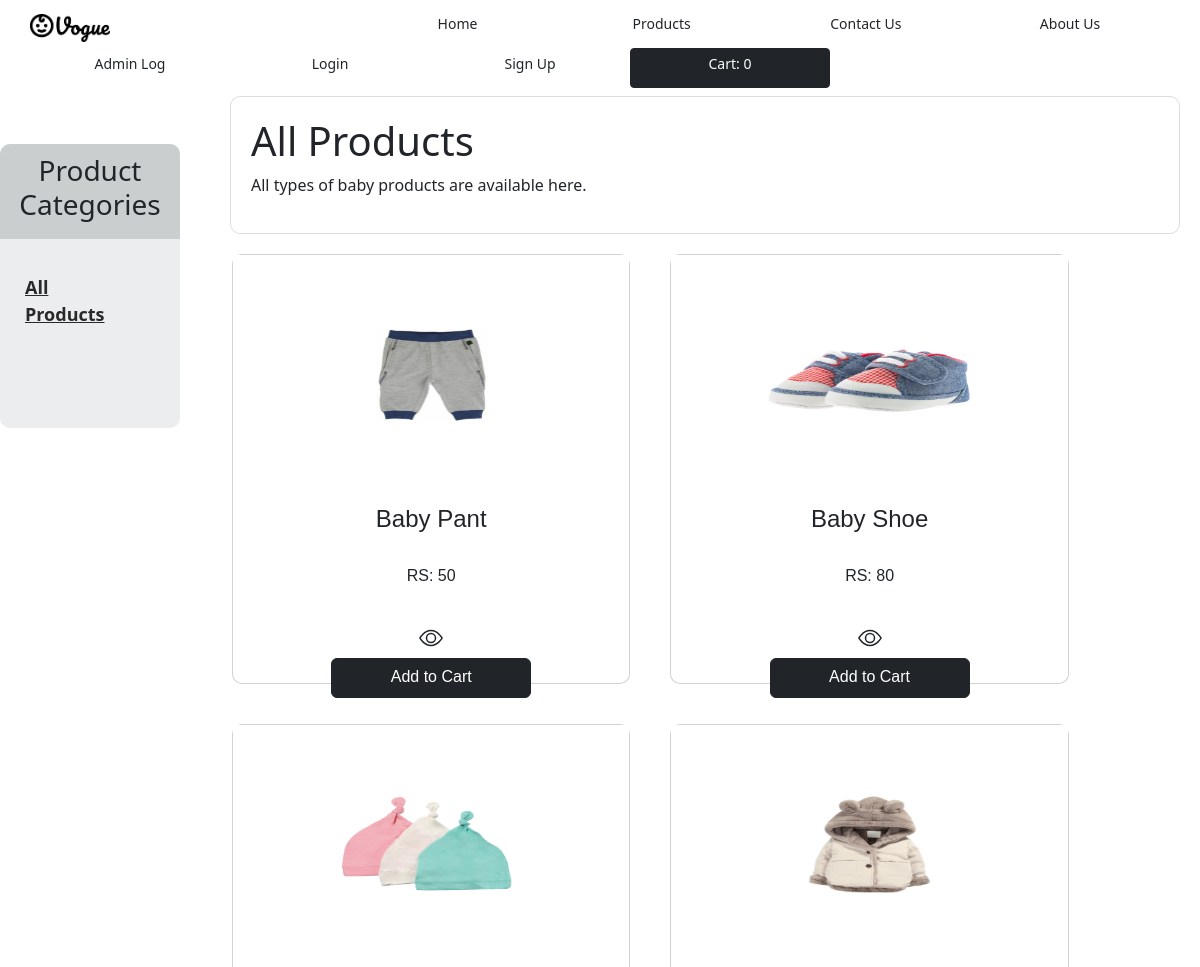
The page /index/products.php (upper part) on the database as committed earlier.
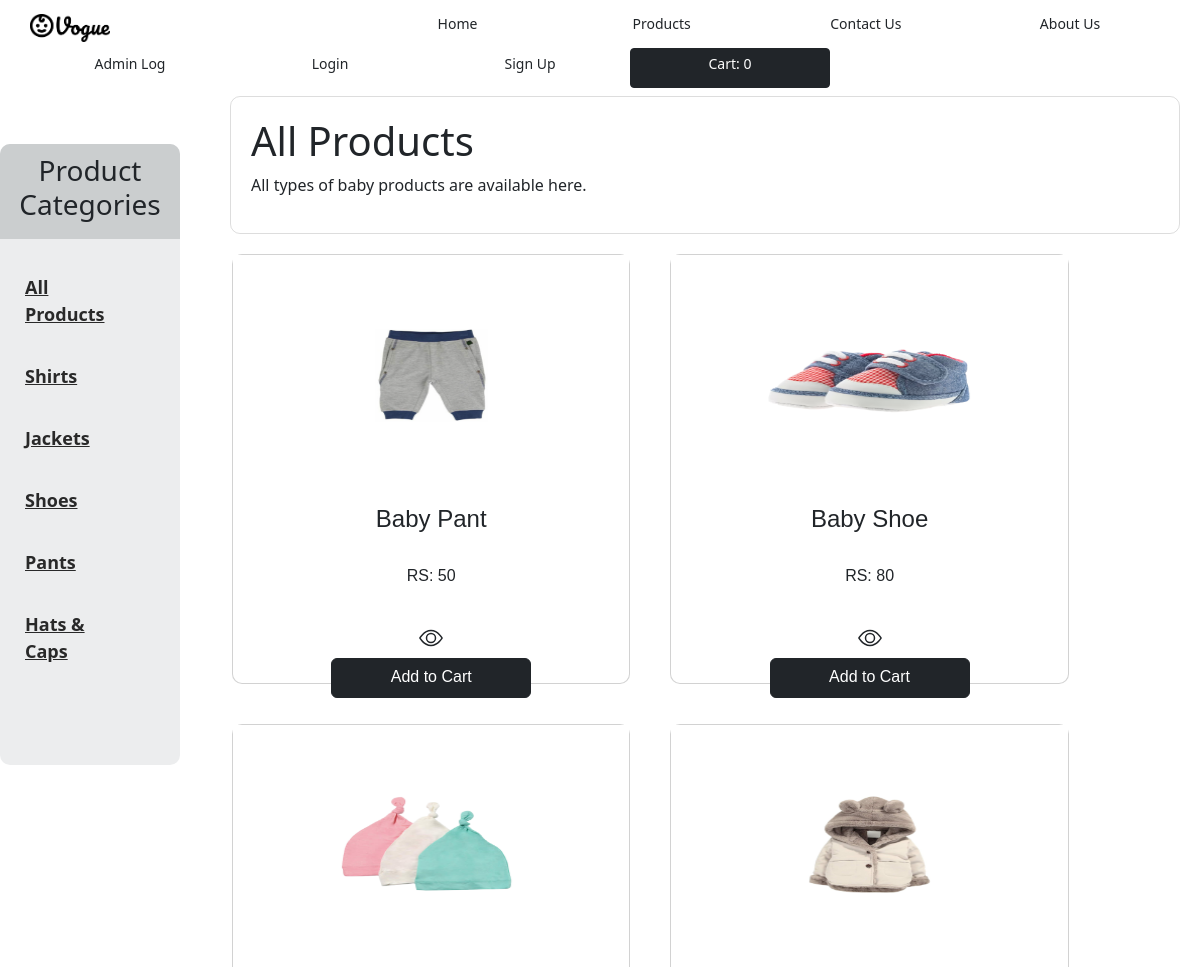
The same page on the database as committed later.
### tables this page shows
CREATE TABLE IF NOT EXISTS `product` (
  `productID` int NOT NULL AUTO_INCREMENT,
  `productName` varchar(200) NOT NULL,
  `quantity` int NOT NULL,
  `unitsOnOrder` int NOT NULL DEFAULT '0',
  `unitPrice` int NOT NULL,
  `description` varchar(1000) NOT NULL,
  `discount` int NOT NULL,
  `imageLocation` varchar(1000) NOT NULL,
  `categoryID` int NOT NULL,
  `adminID` int NOT NULL,
  PRIMARY KEY (`productID`),
  KEY `categoryID` (`categoryID`),
  KEY `adminID` (`adminID`)
);

CREATE TABLE IF NOT EXISTS `category` (
  `categoryID` int NOT NULL AUTO_INCREMENT,
  `categoryName` varchar(20) NOT NULL,
  `discription` varchar(250) NOT NULL,
  `imageLocation` varchar(1000) NOT NULL,
  PRIMARY KEY (`categoryID`)
);

### index/functions.php (the view, shortened to what this page needs)
<?php
function getPro()
{
    require("connection.php");
    echo "<div class='Pcontainer container'>
    <ul>
";
    $get_products = "select * from product order by 1 DESC LIMIT 0,8";
    $run_products = mysqli_query($conn, $get_products);
    while ($row_products = mysqli_fetch_array($run_products)) {
        $pro_id = $row_products['productID'];
        $pro_title = $row_products['productName'];
        $pro_price = $row_products['unitPrice'];
        $pro_img = $row_products['imageLocation'];
        echo "
    <li class='card'>
            <a href='productDetail.php?pro_id=$pro_id'>
                <img class='image col-12' src='../source/Images/product_images//$pro_img' style='height: 15rem;'>
            </a>
            <div class='text'>
                <h3>
                    <a class='h4 text-decoration-none text-dark' href='productDetail.php?pro_id=$pro_id'>
                        $pro_title
                    </a>
                </h3>
                <p class='price'>
                RS: $pro_price
                </p>
                <p>
                    <a class='btn' href='productDetail.php?pro_id=$pro_id'>
                    <svg xmlns='http://www.w3.org/2000/svg' width='24' height='24' fill='currentColor' class='bi bi-eye' viewBox='0 0 16 16'>
  <path d='M16 8s-3-5.5-8-5.5S0 8 0 8s3 5.5 8 5.5S16 8 16 8zM1.173 8a13.133 13.133 0 0 1 1.66-2.043C4.12 4.668 5.88 3.5 8 3.5c2.12 0 3.879 1.168 5.168 2.457A13.133 13.133 0 0 1 14.828 8c-.058.087-.122.183-.195.288-.335.48-.83 1.12-1.465 1.755C11.879 11.332 10.119 12.5 8 12.5c-2.12 0-3.879-1.168-5.168-2.457A13.134 13.134 0 0 1 1.172 8z'/>
  <path d='M8 5.5a2.5 2.5 0 1 0 0 5 2.5 2.5 0 0 0 0-5zM4.5 8a3.5 3.5 0 1 1 7 0 3.5 3.5 0 0 1-7 0z'/>
</svg>
                    </a>
                    <a  class='btn btn-dark' href='productDetail.php?add_cart=$pro_id'>
                         Add to Cart
                    </a>
                </p>
            </div>
    </li>
    ";
    }
    echo " </ul>
    </div>";
}
function getCat()
{
    require("connection.php");
    $get_category = "select * from category";
    $run_category = mysqli_query($conn, $get_category);
    while ($row_category = mysqli_fetch_array($run_category)) {
        $cat_id = $row_category['categoryID'];
        $cat_title = $row_category['categoryName'];
        echo "
    <li>
         <a class='Ctitle' href='products.php?cat=$cat_id'>
            $cat_title
         </a>
    </li>
    ";
    }
}
?>

### index/products.php (shortened to what this page needs)
<?php session_start();
require("connection.php");
include("functions.php");
?>
<!DOCTYPE html>
<html lang="en">
<head>
    <link href="../source/css/style.css" rel="stylesheet" type="text/css" />
    <link href="../source/css/insertProduct.css" rel="stylesheet" type="text/css" />
    <link href="../source/css/styleProduct.css" rel="stylesheet" type="text/css" />
</head>
<body>
    <?php require 'header.php' ?>
    <div class="cat_panel mt-5">
        <div class="cat_title">
            <h3>
                Product Categories
            </h3>
        </div>
        <div class="cat_body">
            <ul>
                <li>
                    <a class='Ctitle' href="products.php"> All Products </a>
                </li>
                <?php getCat(); ?>
            </ul>
        </div>
    </div>
    <div class="product_desc" style="
        padding: 20px;
        display: table-row;
        ">
        <?php
        if (!isset($_GET['cat'])) {
            echo "
            <div class='box' style='padding:20px; margin-left:50px; margin-right:20px; border-radius:10px; border: 1px solid #0002'>
                <h1>All Products</h1>
                <p>
                   All types of baby products are available here.
                </p>
            </div>
            ";
        } else {
            echo "
            <div class='products'>
            ";
            getpcatpro();
            echo "</div>";
        }
        ?>
    </div>
    <div class="products">
        <?php
        if (!isset($_GET['cat'])) {
            getPro();
        } ?>
    </div>
    <?php require 'footer.php' ?>
</body>
</html>

### index/header.php (shortened to what this page needs)
<head>
    <link href="../source/css/style.css" rel="stylesheet" type="text/css" />
    <link
      href="https://cdn.jsdelivr.net/npm/bootstrap@5.2.3/dist/css/bootstrap.min.css"
      rel="stylesheet"
    />
</head>
<div class="navbar d-flex justify-content-between container">
    <div class="left">
        <img src="/Source/Images/product_images/BabyVogueLogo.png" alt="logo" id="logo">
    </div>
    <div class="middle">
    <a href="index.php" class="btn btn-sm">Home</a>
    <a href="products.php" class="btn btn-sm">Products</a>
    <a href="contactus.php" class="btn btn-sm">Contact Us</a>
    <a href="aboutus.php" class="btn btn-sm">About Us</a>
    </div>
    <div class="right d-flex">
        <?php
    include_once 'connection.php';
    if (isset($_SESSION['userEmail'])) {
        $userEmail = $_SESSION['userEmail'];
        $cart_query = "select * from cart where userEmail='$userEmail'";
        $run_cart = mysqli_query($conn, $cart_query);
        $cart_qty = mysqli_num_rows($run_cart);
    } else {
        $cart_qty = 0;
    }
    ?>
        <a href="adminLogin.php" class="btn btn-sm">Admin Log</a>
        <?php
        if (!isset($_SESSION['userEmail'])) {
            echo '<a href="login.php" class="btn btn-sm">Login</a>';
            echo '<a href="signUp.php" class="btn btn-sm">Sign Up</a>';
        } else {
            echo '<a href="logout.php" class="btn btn-sm">Logout</a>';
            echo '<a href="customerprofile.php" class="btn btn-sm">Profile</a>';
        }
        ?>
        <a href="showCart.php" class="btn btn-dark btn-sm">Cart: <?php echo $cart_qty; ?></a>
    </div>
</div>

### index/footer.php (shortened to what this page needs)
<!DOCTYPE html>
<html lang="en">
<head>
</head>
<body>
</body>
</html>

### source/css/style.css (style rules this page uses)
body { font-family: "Outfit", sans-serif; }
.container { width: 95%; margin: 0 auto; }
#logo { display: inline-block; width: 5rem; padding: 0; }

### source/css/insertProduct.css (style rules this page uses)
.btn { background: #000; color: #fff; border: 0px; border-radius: 5px; width: 200px; height: 40px; font-weight: bold; }

### source/css/styleProduct.css (style rules this page uses)
.Pcontainer { margin: auto; overflow: hidden; background: rgba(233, 233, 233, 0); margin-top: 20px; }
.Pcontainer ul { padding: 0px; margin: 0px; }
.Pcontainer ul li { float: left; list-style: none; width: 25%; height: 430px; margin: 20px 0px 20px 55px; border-radius: 10px; box-sizing: border-box; }
@media screen and (max-width: 1250px) { .Pcontainer ul li { width: 40%; margin-left: 40px; } }
.text { padding: 10px; font-family: Verdana, Geneva, Tahoma, sans-serif; text-align: center; }
.text h3 { font-size: 130%; }
a { text-decoration: none; }
.price { margin-top: 30px; margin-bottom: 30px; }
.cat_panel { float: left; width: 15%; background-color: #ecedee; border-radius: 10px; }
.cat_title { text-align: center; background-color: #cbcecf; padding: 10px 0px 10px 0px; vertical-align: middle; font-size: 20px; border-top-left-radius: 10px; border-top-right-radius: 10px; }
.cat_body ul { padding: 0px; margin-bottom: 100px; }
.cat_body ul li { list-style: none; margin-top: 15px; margin-bottom: 15px; padding: 20px 50px 0px 25px; color: rgb(41, 41, 41); font-weight: 700; font-size: 18px; }
.cat_body a { color: rgb(41, 41, 41); }
.products { display: table-cell; padding: 0px; }

Rows that differ between the two databases and show on the page:
added category: categoryName "Shirts"
added category: categoryName "Jackets"
added category: categoryName "Shoes"
added category: categoryName "Pants"
added category: categoryName "Hats & Caps"
